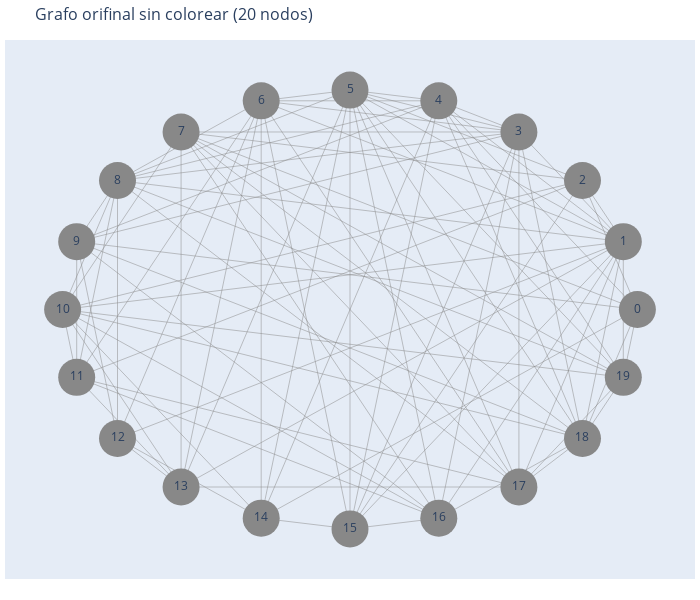

The notebook cell saved with this chart:
### Code cell
# Graficamos el grafo sin colorear
title = "Grafo orifinal sin colorear ({} nodos)".format(n)
fig = go.Figure(data=[edge_trace, node_trace],
            layout=go.Layout(
            title=title, width=700, height=600,
            titlefont=dict(size=16),
            showlegend=False,
            hovermode='closest',
            margin=dict(b=21, l=5, r=5, t=40),
            xaxis=dict(showgrid=False, zeroline=False,
                       showticklabels=False, mirror=True),
            yaxis=dict(showgrid=False, zeroline=False,
showticklabels=False, mirror=True)))
fig.show()

### Figure 1 — Plotly figure (JSON) as saved in the notebook; plotly's stock layout.template omitted (floating-point values rounded to 4 significant figures; data arrays with more than 128 entries replaced by an {"elided": "..."} marker saying what was removed)
{"data": [{"hoverinfo": "none", "line": {"color": "#888", "width": 0.5}, "mode": "lines", "type": "scatter", "x": {"elided": "282 float values"}, "y": {"elided": "282 float values"}}, {"hoverinfo": "text", "marker": {"color": ["#888", "#888", "#888", "#888", "#888", "#888", "#888", "#888", "#888", "#888", "#888", "#888", "#888", "#888", "#888", "#888", "#888", "#888", "#888", "#888", 7, 14, 7, 11, 11, 13, 11, 9, 11, 8, 10, 8, 6, 8, 7, 8, 9, 10, 11, 9], "colorbar": {"thickness": 1, "title": {"side": "right", "text": "Node Connections"}, "xanchor": "left"}, "line": {"width": 0}, "reversescale": false, "showscale": false, "size": 37}, "mode": "markers+text", "text": ["0", "1", "2", "3", "4", "5", "6", "7", "8", "9", "10", "11", "12", "13", "14", "15", "16", "17", "18", "19"], "type": "scatter", "x": [1.0, 0.9511, 0.809, 0.5878, 0.309, -4.361e-08, -0.309, -0.5878, -0.809, -0.9511, -1.0, -0.9511, -0.809, -0.5878, -0.309, 1.202e-08, 0.309, 0.5878, 0.809, 0.9511], "y": [1.927e-08, 0.309, 0.5878, 0.809, 0.9511, 1, 0.9511, 0.809, 0.5878, 0.309, -6.815e-08, -0.309, -0.5878, -0.809, -0.9511, -1.0, -0.9511, -0.809, -0.5878, -0.309]}], "layout": {"height": 600, "hovermode": "closest", "margin": {"b": 21, "l": 5, "r": 5, "t": 40}, "showlegend": false, "title": {"font": {"size": 16}, "text": "Grafo orifinal sin colorear (20 nodos)"}, "width": 700, "xaxis": {"mirror": true, "showgrid": false, "showticklabels": false, "zeroline": false}, "yaxis": {"mirror": true, "showgrid": false, "showticklabels": false, "zeroline": false}}}
